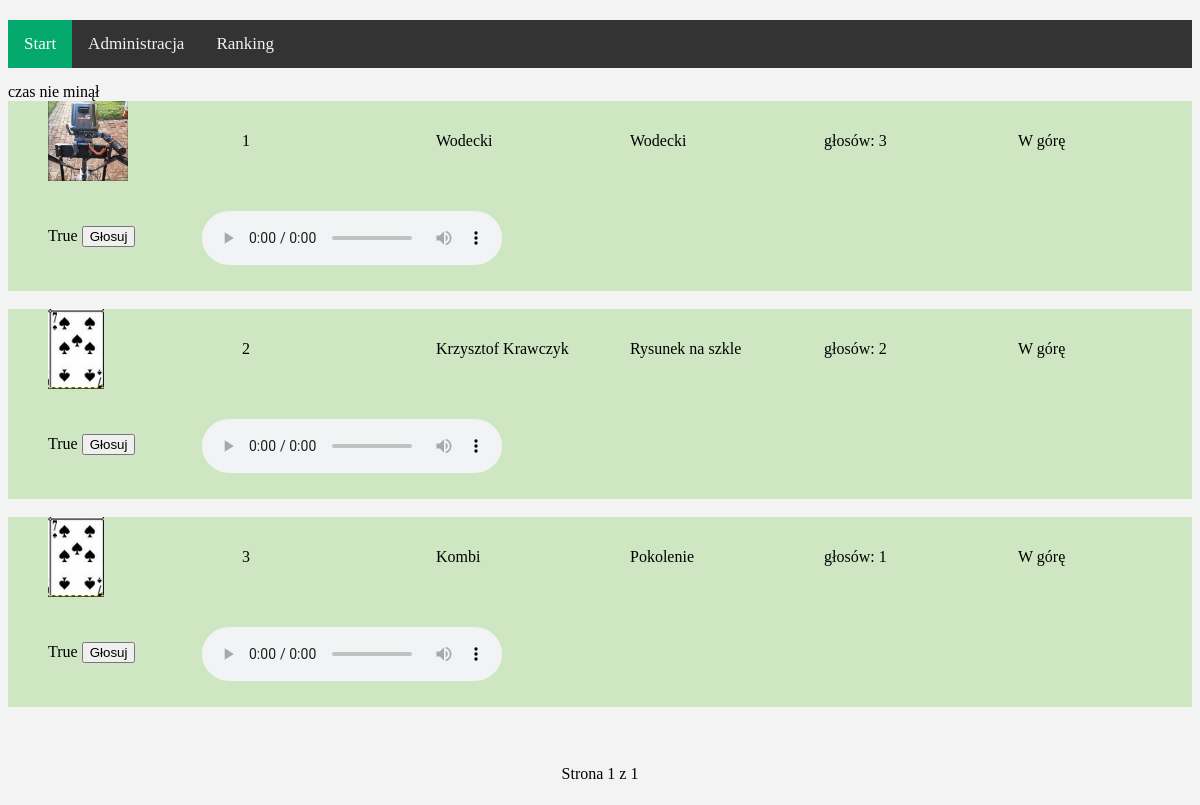
The page / on the database its author committed.
### songs/models.py (models this page shows, shortened)
class Song(models.Model):
    title= models.TextField()
    artist= models.TextField()
    image= models.ImageField()
    audio_file = models.FileField(blank=True,null=True)
    audio_link = models.CharField(max_length=200,blank=True,null=True)
    duration=models.CharField(max_length=20)
    vote = models.SmallIntegerField(choices=SCORES, default=0)
    vote_prev = models.SmallIntegerField(default=0)
    place = models.SmallIntegerField(default=0)
    status = models.TextField(max_length=20, default='Nowość')
    data_list = models.DateTimeField(default=datetime.datetime.today())
    list_per_page = 2

### songs/views.py (the view)
# urls.py: path('', include("songs.urls")),
def songs(request):
    msg=" czas nie minął"
    date_now = datetime.datetime.today()
    list_ip = []
    for i in IP.objects.all():
        list_ip.append(i.ip)
    x_forwarded_for = request.META.get('HTTP_X_FORWARDED_FOR')
    if x_forwarded_for:
        address_ip = x_forwarded_for.split(',')[-1].strip()
    else:
        address_ip = request.META.get('REMOTE_ADDR')
    status_ip = False
    if address_ip in list_ip:
        status_ip = True
    songs = Song.objects.all().order_by('-vote')
    i=1
    for song in songs:
        date1 = date_now.minute
        print(date1)
        date2 = song.data_list.minute
        print(date1)
        print(date2)
        print('diff',date1-date2)
        if (date1 - date2) > 45:
            msg='czas minął'
            song.vote_prev = song.vote
            song.save()
        Song.objects.filter(id=song.id).update(place=i)
        i+=1
    songs = Song.objects.all().order_by('place')
    paginator = Paginator(songs, 3)
    page_number = request.GET.get('page')
    page_songs = paginator.get_page(page_number)
    return render(request,"songs.html",{'songs':songs,"page_songs":page_songs, 'status_ip':status_ip,'msg':msg})

### songs/templates/songs.html (shortened to what this page needs)
{% extends "base.html" %}
{% load static %}
{% load bootstrap4 %}
{%block content %}
{{msg}}
 {% for item in page_songs %}
                 <div class="container2">
                    <div class="item">
                        <img src={{item.image.url}} alt="User-Profile-Image" height="80">
                    </div>
                     <div class="item">
                         {{item.place}}
                    </div>
                    <div class="item">
                         {{item.artist}}
                    </div>
                      <div class="item">
                          {{item.title}}
                      </div>
                     <div class="item">
                         głosów: {{item.vote}}
                      </div>
                      <div class="item">
                          {{item.status}}
                      </div>
                     <div class="item">
                         {% if status_ip %}
                         {{status_ip}}
                            <input type="button" value="Głosuj" onclick="new_popup_close('/song/{{item.id}}/');">
                         {% endif %}
                     </div>
                     <div class="audio">
                         <audio controls>
                            <source src="{% if item.audio_file %}{{item.audio_file.url}} {% else %} {{item.audio_link}} {% endif %}" type="audio/mp3"/>#}-->
                         </audio>
                      </div>
                 </div>
<br>
{% endfor %}
<br>
<p class="center_p">
Strona  {{ page_songs.number}} z  {{ page_songs.paginator.num_pages }}
    </p>
{% endblock %}

### songs/templates/base.html (shortened to what this page needs)
{% load static %}
<html lang="en">
 <head>
 <link href="https://netdna.bootstrapcdn.com/font-awesome/4.0.3/css/font-awesome.css" rel="stylesheet"/>
  <link href="https://cdnjs.cloudflare.com/ajax/libs/mediaelement/4.2.7/mediaelementplayer.min.css" rel="stylesheet"/>
  <link href="https://maxcdn.bootstrapcdn.com/font-awesome/4.3.0/css/font-awesome.min.css" rel="stylesheet">
  <link href="{% static './style.css' %}" rel="stylesheet"/>
 </head>
 <body>
 <div class="topnav">
  <a class="active" href="/">Start</a>
  <a href="/admin/">Administracja</a>
  <a href="/ranking/">Ranking</a>
</div>
{% block content %}
{% endblock %}
 </body>
</html>

### songs/static/style.css (style rules this page uses)
.container2 { background: #cfe6c3 ; }
.item { margin-left: 40px; display: inline-block; width: 150px; vertical-align: middle; height: 80px; line-height: 80px; }
.audio { display: inline-block; margin-top: 30px; width: 150px; vertical-align: middle; height: 80px; line-height: 80px; }
.topnav { background-color: #333; overflow: hidden; margin-bottom: 15px; }
.topnav a { float: left; color: #f2f2f2; text-align: center; padding: 14px 16px; text-decoration: none; font-size: 17px; }
.topnav a.active { background-color: #04AA6D; color: white; }
.center_p { text-align: center; width: 100%; height: 30px; margin-left: auto; margin-right: auto; line-height: 30px; }
body { margin-top:20px; background:#f3f3f3; }

### rows shown on the page
Song: image (picture), place "1", artist "Wodecki", title "Wodecki", vote "3", status "W górę", status_ip "True"
Song: image (picture), place "2", artist "Krzysztof Krawczyk", title "Rysunek na szkle", vote "2", status "W górę", status_ip "True"
Song: image (picture), place "3", artist "Kombi", title "Pokolenie", vote "1", status "W górę", status_ip "True"

### other values the page prints
{{ msg }} "czas nie minął"
{{ page_songs.number }} "1"
{{ page_songs.paginator.num_pages }} "1"
